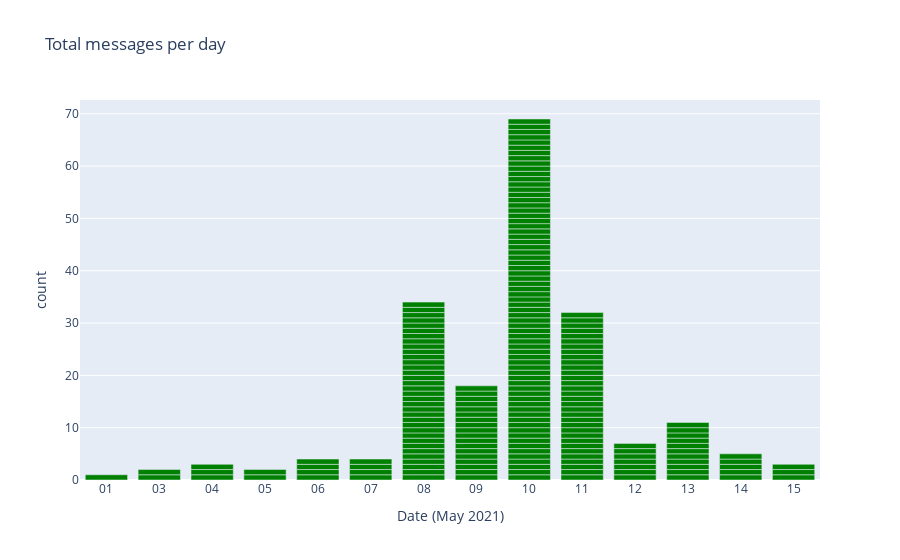

Write notebook code for a chart like this one.
### Code cell
fig  = px.bar(
    x= messagesData['date'],
    title= "Total messages per day",
    labels={
            "x": "Date (May 2021)",
    }
)
fig.update_traces(marker_color='green')
fig.show()
fig.write_image("TotalMessagesPerDate.png")

### Figure 1 — Plotly figure (JSON) as saved in the notebook; plotly's stock layout.template omitted (floating-point values rounded to 4 significant figures; data arrays with more than 128 entries replaced by an {"elided": "..."} marker saying what was removed)
{"data": [{"alignmentgroup": "True", "hovertemplate": "Date (May 2021)=%{x}<br>count=%{y}<extra></extra>", "legendgroup": "", "marker": {"color": "green", "pattern": {"shape": ""}}, "name": "", "offsetgroup": "", "orientation": "v", "showlegend": false, "textposition": "auto", "type": "bar", "x": {"elided": "195 str values"}, "xaxis": "x", "y": {"elided": "195 int values"}, "yaxis": "y"}], "layout": {"barmode": "relative", "legend": {"tracegroupgap": 0}, "title": {"text": "Total messages per day"}, "xaxis": {"anchor": "y", "domain": [0, 1], "title": {"text": "Date (May 2021)"}}, "yaxis": {"anchor": "x", "domain": [0, 1], "title": {"text": "count"}}}}
